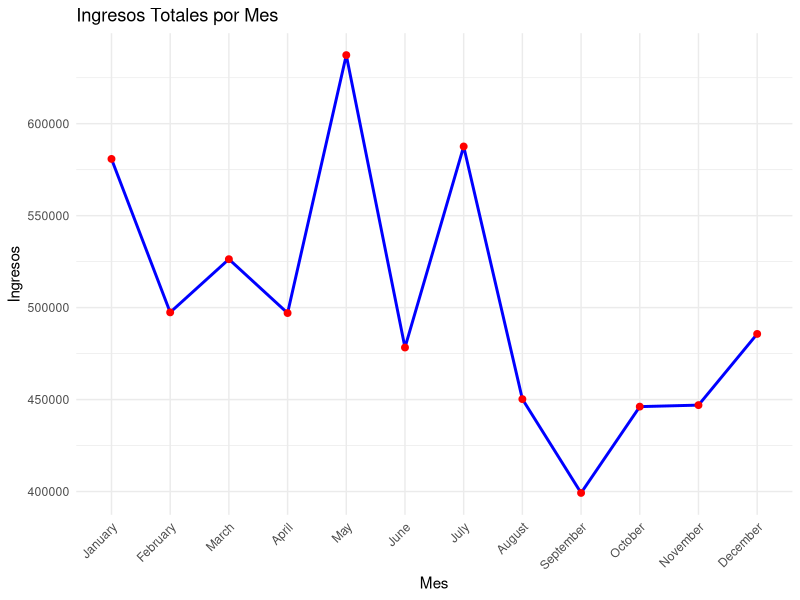
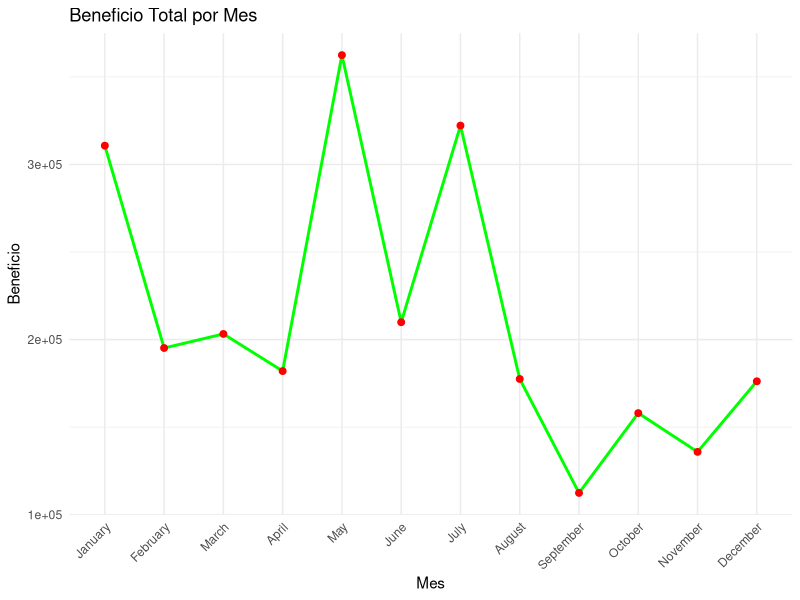
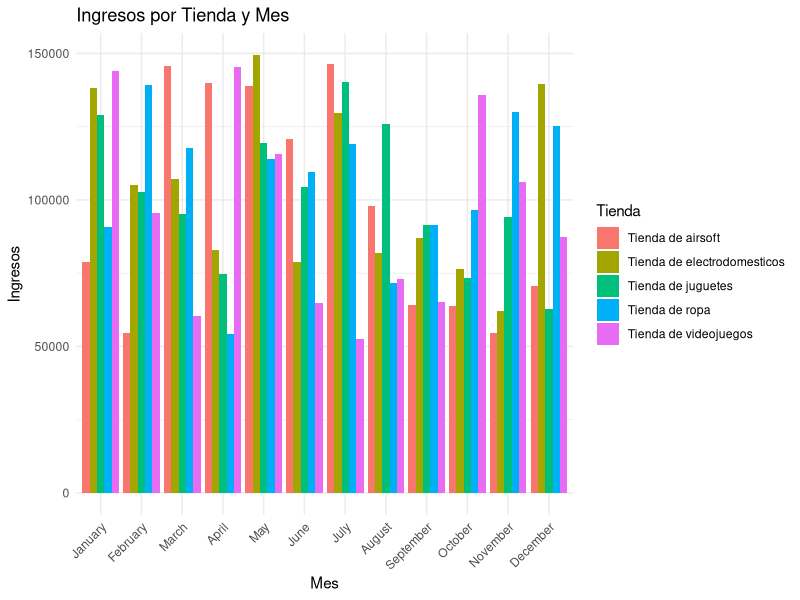
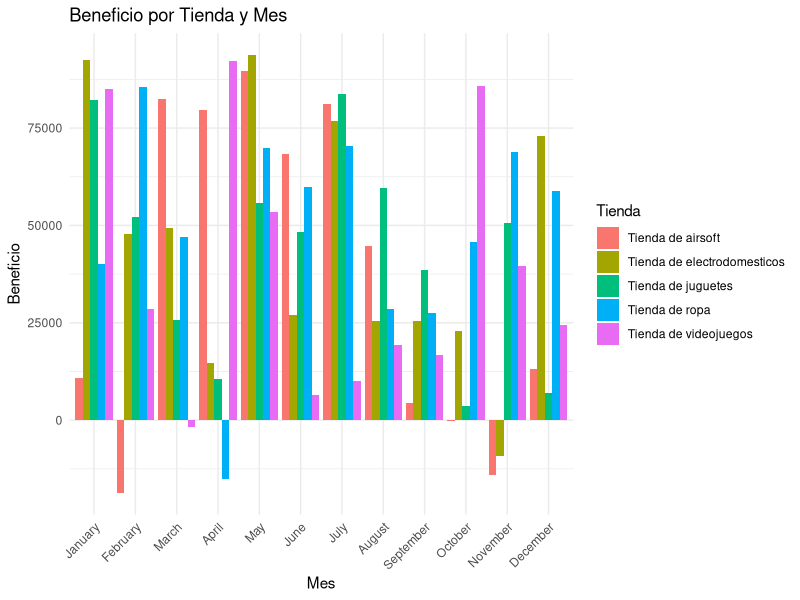

Write the R code that produced these figures, in order.
set.seed(123) # Para reproducibilidad de datos

# Definir nombres de tiendas y meses
tiendas <- c("Tienda de airsoft", "Tienda de juguetes", "Tienda de ropa", "Tienda de electrodomesticos", "Tienda de videojuegos")
meses <- month.name

# Generación de datos lógicos para 5 tiendas en 12 meses
datos <- data.frame(
  Mes = factor(rep(meses, each = 5), levels = month.name, ordered = TRUE),
  Tienda = rep(tiendas, times = 12),
  Ingresos = round(runif(60, 50000, 150000), 2),
  Material = round(runif(60, 5000, 20000), 2),
  Personal = round(runif(60, 20000, 50000), 2),
  Publicidad = round(runif(60, 3000, 10000), 2),
  GastosElectricos = round(runif(60, 2000, 7000), 2)
)

# Cálculo de total de gastos y beneficio
datos$TotalGastos <- datos$Material + datos$Personal + datos$Publicidad + datos$GastosElectricos
datos$Beneficio <- datos$Ingresos - datos$TotalGastos

# Cálculo de totales globales
totalGlobales <- aggregate(cbind(Ingresos, TotalGastos, Beneficio, Material, Personal, Publicidad, GastosElectricos) ~ Mes, data = datos, sum)
totalGlobales$Mes <- factor(totalGlobales$Mes, levels = month.name, ordered = TRUE)

# Cálculo de totales por tienda
totalesTienda <- aggregate(cbind(Ingresos, TotalGastos, Beneficio, Material, Personal, Publicidad, GastosElectricos) ~ Tienda + Mes, data = datos, sum)
totalesTienda$Mes <- factor(totalesTienda$Mes, levels = month.name, ordered = TRUE)

# Identificación de meses clave
ingresosMaximosMes <- totalGlobales$Mes[which.max(totalGlobales$Ingresos)]
ingresosMinimosMes <- totalGlobales$Mes[which.min(totalGlobales$Ingresos)]
beneficioMaximoMes <- totalGlobales$Mes[which.max(totalGlobales$Beneficio)]
beneficioMinimoMes <- totalGlobales$Mes[which.min(totalGlobales$Beneficio)]

# Meses clave por tienda
mesesClaveTienda <- aggregate(cbind(Ingresos, Beneficio) ~ Tienda + Mes, data = datos, sum)
ingresosMaxTienda <- mesesClaveTienda[which.max(mesesClaveTienda$Ingresos),]
ingresosMinTienda <- mesesClaveTienda[which.min(mesesClaveTienda$Ingresos),]
beneficioMaxTienda <- mesesClaveTienda[which.max(mesesClaveTienda$Beneficio),]
beneficioMinTienda <- mesesClaveTienda[which.min(mesesClaveTienda$Beneficio),]

# Función para calcular la moda
calcularModa <- function(x) {
  ux <- unique(x)
  ux[which.max(tabulate(match(x, ux)))]
}

# Estadísticas globales
ingresosEstadisticas <- c(
  mean = mean(totalGlobales$Ingresos),
  median = median(totalGlobales$Ingresos),
  moda = calcularModa(totalGlobales$Ingresos),
  sd = sd(totalGlobales$Ingresos)
)
beneficioEstadisticas <- c(
  mean = mean(totalGlobales$Beneficio),
  median = median(totalGlobales$Beneficio),
  moda = calcularModa(totalGlobales$Beneficio),
  sd = sd(totalGlobales$Beneficio)
)

# Estadísticas por tienda
estadisticasTienda <- aggregate(cbind(Ingresos, Beneficio) ~ Tienda, data = datos, function(x) c(mean = mean(x), median = median(x), moda = calcularModa(x), sd = sd(x)))

# Resumen de hallazgos
cat("Mes con mayores ingresos:", ingresosMaximosMes, "\n")
cat("Mes con menores ingresos:", ingresosMinimosMes, "\n")
cat("Mes con mayor beneficio:", beneficioMaximoMes, "\n")
cat("Mes con menor beneficio:", beneficioMinimoMes, "\n")

cat("\nEstadísticas de ingresos mensuales:\n")
print(ingresosEstadisticas)

cat("\nEstadísticas de beneficio mensual:\n")
print(beneficioEstadisticas)

cat("\nEstadísticas por tienda:\n")
print(estadisticasTienda)

cat("\nMeses clave por tienda:\n")
print(ingresosMaxTienda)
print(ingresosMinTienda)
print(beneficioMaxTienda)
print(beneficioMinTienda)

# Conclusiones
cat("\nConclusiones:\n")
cat("Se observa que algunas tiendas tienen ingresos y beneficios más estables, mientras que otras presentan más variabilidad.\n")
cat("Las tendencias en los gastos también afectan directamente el beneficio, especialmente en personal y publicidad.\n")
cat("Es recomendable analizar estrategias para optimizar los gastos en las tiendas con menor rentabilidad.\n")
                                
library(ggplot2)
                                
# Gráfico de ingresos por mes
ggplot(totalGlobales, aes(x = Mes, y = Ingresos, group = 1)) +
  geom_line(color = "blue", size = 1) +
  geom_point(color = "red", size = 2) +
  ggtitle("Ingresos Totales por Mes") +
  xlab("Mes") +
  ylab("Ingresos") +
  theme_minimal() +
  theme(axis.text.x = element_text(angle = 45, hjust = 1))  # Rotar etiquetas

# Gráfico de beneficios por mes
ggplot(totalGlobales, aes(x = Mes, y = Beneficio, group = 1)) +
  geom_line(color = "green", size = 1) +
  geom_point(color = "red", size = 2) +
  ggtitle("Beneficio Total por Mes") +
  xlab("Mes") +
  ylab("Beneficio") +
  theme_minimal() +
  theme(axis.text.x = element_text(angle = 45, hjust = 1))  # Rotar etiquetas

# Gráfico de ingresos por tienda
ggplot(totalesTienda, aes(x = Mes, y = Ingresos, fill = Tienda)) +
  geom_bar(stat = "identity", position = "dodge") +
  ggtitle("Ingresos por Tienda y Mes") +
  xlab("Mes") +
  ylab("Ingresos") +
  theme_minimal() +
  theme(axis.text.x = element_text(angle = 45, hjust = 1))  # Rotar etiquetas

# Gráfico de beneficios por tienda
ggplot(totalesTienda, aes(x = Mes, y = Beneficio, fill = Tienda)) +
  geom_bar(stat = "identity", position = "dodge") +
  ggtitle("Beneficio por Tienda y Mes") +
  xlab("Mes") +
  ylab("Beneficio") +
  theme_minimal() +
  theme(axis.text.x = element_text(angle = 45, hjust = 1))  # Rotar etiquetas